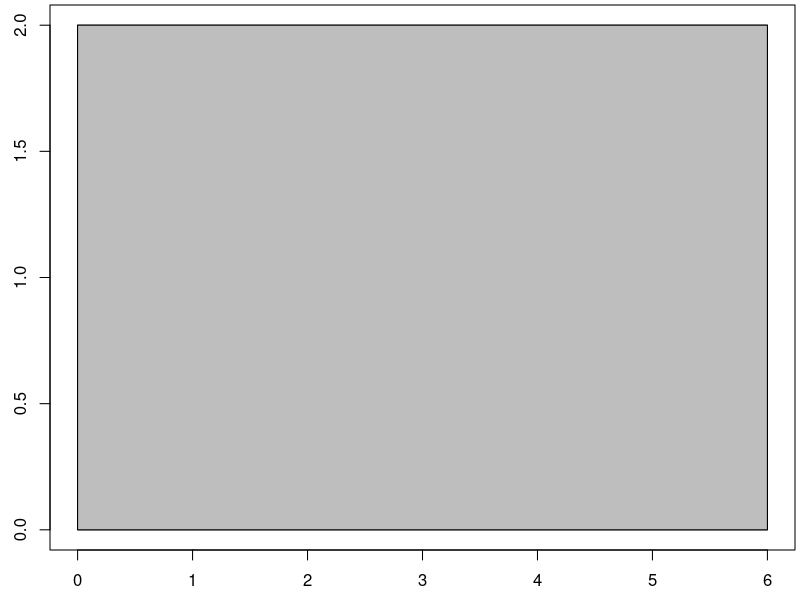

The R script that drew this image: (Note: this script raises an error after producing the figure.)
draw_rug <- function(f,a,b,num_points=100){
  x <- c(a,seq(a,b,(b-a)/num_points),b,a)
  y <- c(0,f(seq(a,b,(b-a)/num_points)),0,0)
  par(mar=c(2.5,2.5,0.25,0.25))
  plot(x,y,type = "l")
  polygon(x,y,col="gray")
}


draw_rect_approx <- function(f,a,b,num_rectangles, method = "mid"){
  n <- num_rectangles
  dx <- (b-a)/n
  x <- c(a,seq(a,b,dx/100),b,a)
  y <- c(0,f(seq(a,b,dx/100)),0,0)
  par(mar=c(2.5,2.5,0.25,0.25))
  plot(x,y,type = "l")
  
  if(method == "left"){
    xi <- seq(a+0*dx/2,b-dx/2,dx)
    lines(xi,f(xi),type = "h")
    lines(xi,f(xi),type = "s")
    lines(c(xi[n],xi[n]+dx),f(c(xi[n],xi[n])),type = "l")
    lines(c(xi[n],xi[n]+dx),f(c(xi[n],xi[n])),type = "h")
  }
  else if(method == "right"){
    xi <- seq(a+dx,b+dx/2,dx)
    lines(xi-dx,f(xi),type = "h")
    lines(xi-dx,f(xi),type = "s")
    lines(c(xi[n]-dx,xi[n]),f(c(xi[n],xi[n])),type = "l")
    lines(c(xi[n]-dx,xi[n]),f(c(xi[n],xi[n])),type = "h")
  } 
  else{#Use midpoint
    xi <- seq(a+dx/2,b,dx)
    lines(xi-dx/2,f(xi),type = "h")
    lines(xi-dx/2,f(xi),type = "s")
    lines(c(xi[n]-dx/2,xi[n]+dx/2),f(c(xi[n],xi[n])),type = "l")
    lines(c(xi[n]-dx/2,xi[n]+dx/2),f(c(xi[n],xi[n])),type = "h")
  }
}

f <- function(x){2 + 0*x}
draw_rug(f,0,6)
hist(tmp)


f0 <- function(x,a=0,b=1){(1/(b-a))+0*x}

x <- seq(-1,2,0.1)
y <- f0(x,-1,2)

plot(x,y,type='l',xlim=c(-2,3),ylim=c(0,0.5))


set.seed(123)
tmp <- rexp(250000)

tmp
hist(tmp, probability = TRUE, breaks = 3000)
lines(x,y,type='l',xlim=c(-2,3),ylim=c(0,0.5))

mean(tmp>5)
11/250000



g <- function(x){4-x^2}
a <- -1
b <- 2
n <- 8
dx <- (b-a)/n
draw_rect_approx(g,a,b,n) 

#Start at half of dx to the right of a, and then step by dx.
xi <- seq(a+dx/2,b,dx)
points(xi,g(xi),pch=16,col=2)
segments(xi,rep(0,length(xi)),xi,g(xi),col=2)

Ai <- g(xi)*dx
sum(Ai)



draw_rect_approx(g,a,b,n,method='left') 


#Start a, and then step by dx.
xi <- seq(a,b-dx,dx)
points(xi,g(xi),pch=16,col=2)
segments(xi,rep(0,length(xi)),xi,g(xi),col=2)

Ai <- g(xi)*dx
sum(Ai)


draw_rect_approx(g,a,b,n,method='right') 

#Start a plus dx, and then step by dx.
xi <- seq(a+dx,b,dx)
points(xi,g(xi),pch=16,col=2)
segments(xi,rep(0,length(xi)),xi,g(xi),col=2)

Ai <- g(xi)*dx
sum(Ai)


g <- function(x){4-x^2}
a <- -1
b <- 2
n <- 10
dx <- (b-a)/n

#Mid: Start at half of dx to the right of a, and then step by dx.
xi.m <- seq(a+dx/2,b,dx)
#Left: Start a, and then step by dx.
xi.L <- seq(a,b-dx,dx)
#Start a plus dx, and then step by dx.
xi.R <- seq(a+dx,b,dx)

Ai.m <- g(xi.m)*dx
Ai.L <- g(xi.L)*dx
Ai.R <- g(xi.R)*dx
sum(Ai.m)
sum(Ai.L)
sum(Ai.R)



